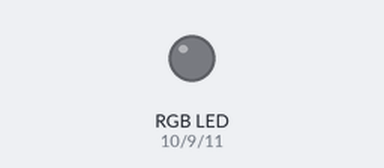
A sketch run on a simulated Arduino Uno, built with avr-gcc and run on an emulated ATmega328P. On the bench: an RGB LED mixed from three pins (HIGH = lit). What the sketch prints to the serial monitor is not drawn.

Above: at 13.8 s.
Timing chart, 0 to 40.0 s (numbered marks = the images above):
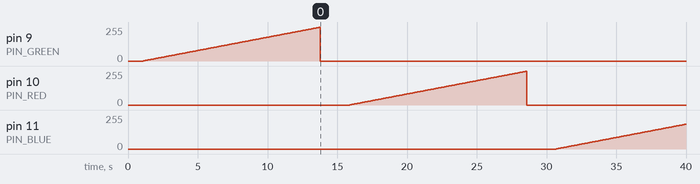

The sketch:

rgbled_test.ino
```cpp
const int PIN_GREEN = 9;
const int PIN_RED = 10;
const int PIN_BLUE = 11;

int pins[3] = { PIN_GREEN, PIN_RED, PIN_BLUE };

int pinVal = 0;
int pinN;
int i = 0;

void setup() {
  Serial.begin(9600);
  Serial.println("========================================");
  Serial.println("RGB test");
  Serial.println("========================================");

  for (int i = 0; i < 3; i++) {
    pinMode(pins[i], OUTPUT);
    analogWrite(pins[i], LOW);
  }

  pinN = 0;

  delay(1000);
}

void loop() {
  // put your main code here, to run repeatedly:
  //i % (2*256);
  int dir = 1;//i % (2*256) < 256 ? 1 : -1;

  if (i % 2 == 0) {
    Serial.print("Setting pin ");
    Serial.print(pins[pinN]);
    Serial.print(" to ");
    Serial.println(pinVal);
  }

  analogWrite(pins[pinN], pinVal);
  pinVal += dir;
  if (pinVal == 255) {
    for (int i = 0; i < 3; i++) {
      analogWrite(pins[i], LOW);
    }

    delay(2000);

    pinVal = 0;
    pinN += 1;
    pinN %= 3;

    Serial.print("Changed pin: ");
    Serial.println(pinN);
  }

  i++;
  delay(50);
}
```

Measured:
- by itself, pin 9 (PIN_GREEN): rises from 0/255 to 253/255 in 12.6 s, then falls to 0/255 in 0.05 s
- by itself, pin 10 (PIN_RED): rises from 0/255 to 253/255 in 12.7 s, then falls to 0/255 in 0.05 s
- by itself, pin 11 (PIN_BLUE): moves from 0/255 to 186/255 over 9.3 s
